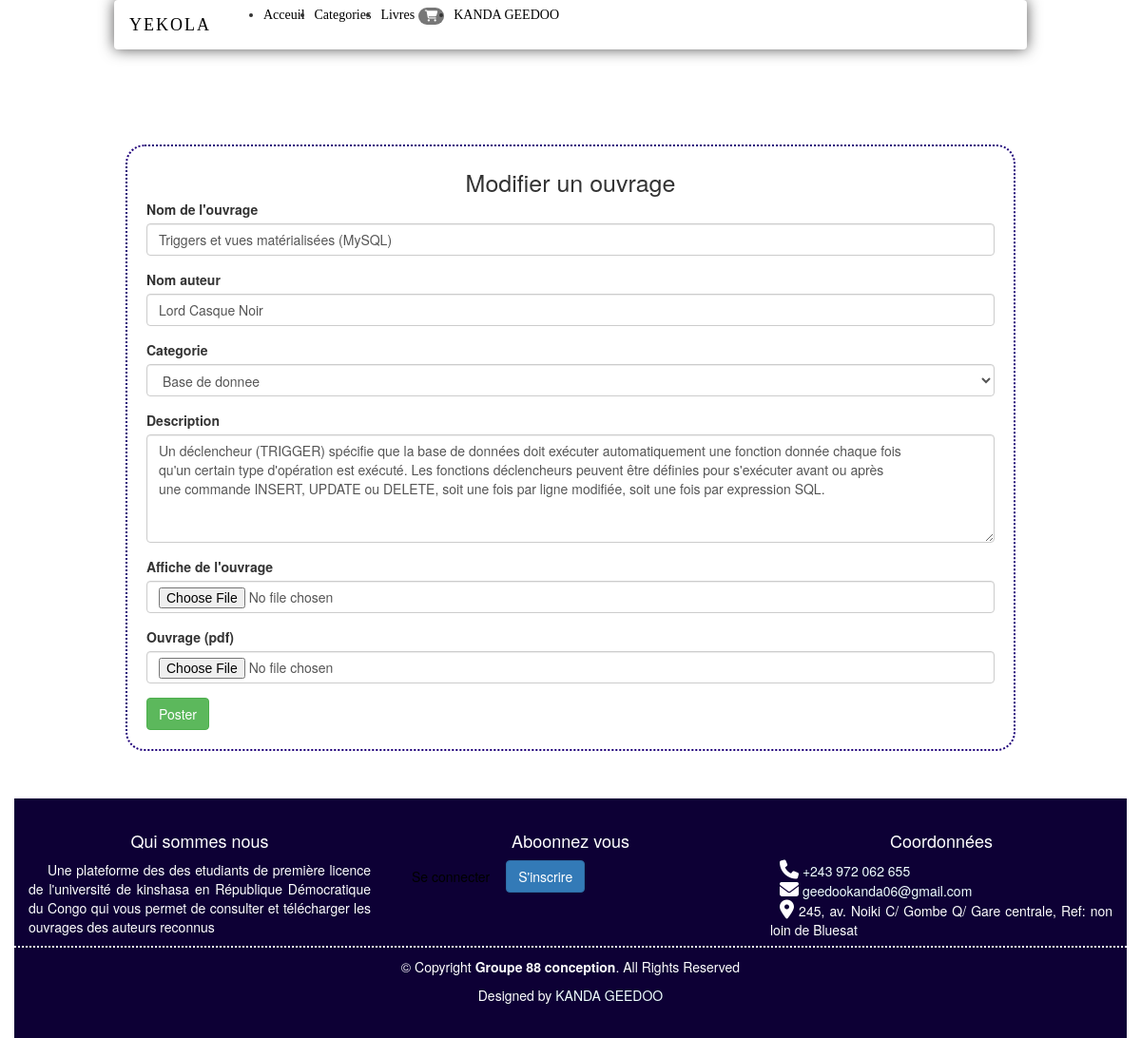
Screenshot of /modiflivre.php?id=10 (signed in) with the database file from the repository.
### tables this page shows
CREATE TABLE `users` (
  `id` int(11) NOT NULL,
  `nom` varchar(60) NOT NULL,
  `prenom` varchar(60) NOT NULL,
  `email` varchar(100) NOT NULL,
  `password` varchar(100) NOT NULL,
  `status` int(11) NOT NULL DEFAULT 0,
  `create_at` datetime NOT NULL DEFAULT current_timestamp()
);

CREATE TABLE `ouvrages` (
  `id` int(11) NOT NULL,
  `titre` varchar(100) NOT NULL,
  `auteur` varchar(100) NOT NULL,
  `description` varchar(1000) NOT NULL,
  `photo` varchar(100) NOT NULL,
  `livre` varchar(100) NOT NULL,
  `categorie_id` int(11) NOT NULL,
  `users_id` int(11) NOT NULL,
  `create_at` datetime NOT NULL DEFAULT current_timestamp()
);

### modiflivre.php (the view, shortened to what this page needs)
<?php
    include 'header.php';
            ?>
    <div class="container" id="corps">
        <div class="row">
            <?php
           if(isset($_SESSION['online'])){
            $veri = $_SESSION['online'];
            $req3 = $DB->query("SELECT * FROM users WHERE email = '$veri'");
            while( $data3 = $req3 -> fetch()){
                if($data3['status'] == 1){
        ?>
            <form action="modiflivre_post.php" method="post" class="login" enctype="multipart/form-data">
                <nav>Modifier un ouvrage</nav>
                <fieldset>
                <?php
                $id = $_GET['id'];
                $req9 = $DB->query("SELECT * FROM ouvrages WHERE id = '$id'");
                while( $data9 = $req9 -> fetch()){
                ?>
                    <div class="form-group">
                        <label for="nom_ouvrage" class="form-label">Nom de l'ouvrage</label>
                        <input type="text" class="form-control" name="nom_ouvrage" value="<?php echo($data9['titre'])?>">
                    </div>
                    <div class="form-group">
                        <label for="nom_auteur" class="form-label">Nom auteur</label>
                        <input type="text" class="form-control" name="nom_auteur" value="<?php echo($data9['auteur'])?>">
                    </div>
                    <div class="form-group">
                    <label for="categorie" class="form-label">Categorie</label>
                    <select name="categorie" class="form-control">
                        <?php
                        $req6 = $DB->query("SELECT * FROM categorie");
                        while( $data6 = $req6 -> fetch()){
                            if($data9['categorie_id'] == $data6['id']){
                            ?>
                            <option selected = "selected" value="<?php echo($data6['id'])?>"><?php echo($data6['categorie'])?></option>
                        <?php
                            }elseif($data9['categorie_id'] != $data6['id']){
                            ?>
                            <option value="<?php echo($data6['id'])?>"><?php echo($data6['categorie'])?></option>
                        <?php
                            }
                        }
                        ?>
                    </select>
                    </div>
                    <div class="form-group">
                        <label for="description" class="form-label">Description</label>
                        <textarea class="form-control" name="description" cols="15" rows="5"><?php echo($data9['description'])?></textarea>
                    </div>
                    <div class="form-group">
                        <label for="affiche" class="form-label">Affiche de l'ouvrage</label>
                        <input class="form-control" type="file" name="affiche">
                    </div>
                    <div class="form-group">
                        <label for="ouvrage" class="form-label">Ouvrage (pdf)</label>
                        <input class="form-control" type="file" name="formFile">
                    </div>
                    <button type="submit" class="btn btn-success">Poster</button>
                    <?php
        }
        ?>
                </fieldset>
            </form>
            <?php
            }
        }
    }else{
        ?>
    <script type="text/javascript">
            location.href='javascript:history.back()';
    </script>
<?php
    }
        ?>
        </div></div>
        <?php
            include 'footer.php';
        ?>

### header.php (shortened to what this page needs)
<?php
    $host ='localhost';
    $username = 'root';
    $password = '';
    $database = 'yekola';
    $DB = new PDO('mysql:host='.$host.';dbname='.$database, $username, $password,
    array(PDO::MYSQL_ATTR_INIT_COMMAND => 'SET NAMES UTF8', PDO::ATTR_ERRMODE => PDO::ERRMODE_WARNING ));
?>
<!DOCTYPE html>
<html lang="fr">
<head>
    <link rel="stylesheet" href="css/style.css">
    <link rel="stylesheet" href="bootstrap/css/bootstrap.min.css">
    <link rel="stylesheet" href="fontawesome-free\css\all.min.css">
    <link rel="stylesheet" href="aos-master/dist/aos.css">
</head>
<body>
    <nav class="navbar navbar-expand-md fixed-top">
        <div class="container-fluid">
            <a href="index.php" class="navbar-brand">
                YEKOLA
            </a>
            <div class="collapse navbar-collapse" id="liens">
                <ul class="navbar-nav ml-auto">
                    <li class="nav-item active">
                        <a href="index.php" class="nav-link">Acceuil</a>
                    </li>
                    <li class="nav-item dropdown">
                        <a class="nav-link dropdown-toggle" href="#" id="navbardrop" data-toggle="dropdown">
                            Categories
                        </a>
                    </li>
                    <li class="nav-item dropdown">
                        <a class="nav-link dropdown-toggle" href="#" id="navbardrop" data-toggle="dropdown">
                            Livres <span class="badge badge-success"><i class="fa fa-shopping-cart"></i> <?php
                            if(!empty($_SESSION['panier'])){
                                echo(array_sum($_SESSION['panier']));
                            }?></span>
                        </a>
                    </li>
                    <?php if(isset($_SESSION['online'])){
                        ?>
                        <li class="nav-item dropdown">
                            <a class="nav-link dropdown-toggle" href="#" id="navbardrop" data-toggle="dropdown">
                            <?php
                            $veri = $_SESSION['online'];
                            $req1 = $DB->query("SELECT * FROM users WHERE email = '$veri'");
                            while( $data = $req1 -> fetch()){
                                $user = $data['nom'].' '. $data['prenom'];
                                echo(strtoupper($user));
                            }
                        ?>
                            </a>
                        </li>
                        <?php
                    }
                    ?>
                </ul>
            </div>
        </div>
    </nav>

### css/style.css (style rules this page uses)
:root { --ycolor : #1F007A; }
.navbar-expand-md { background-color: white; width: 80%; margin-left: 10%; font-family: 'Times New Roman', Times, serif; box-shadow: 0px 0px 15px rgb(85, 84, 84); }
.nav-item { margin-top: 5px; margin-bottom: 5px; margin-right: 10px; }
.nav-link { color: black; }
.navbar-brand { font-size: 100px; color: black; letter-spacing: 2px; }
#corps { margin-top: 100px; }
.login { width: 80%; margin-left: 10%; border: 2px dotted var(--ycolor); padding: 20px 20px; border-radius: 20px; }
.login nav { text-align: center; font-size: 25px; }

### rows the page displays
users: user "KANDA GEEDOO"
ouvrages: nom_ouvrage "Triggers et vues matérialisées (MySQL)", nom_auteur "Lord Casque Noir", description "Un déclencheur (TRIGGER) spécifie que la base de données doit exécuter automatiquement une fonction donnée chaque fois qu'un certain type d'opération est exécuté. Les fonctions déclencheurs peuvent être définies pour s'exécuter avant ou après une commande INSERT, UPDATE ou DELETE, soit une fois par ligne modifiée, soit une fois par expression SQL."

### other values shown
form field categorie "Base de donnee"
